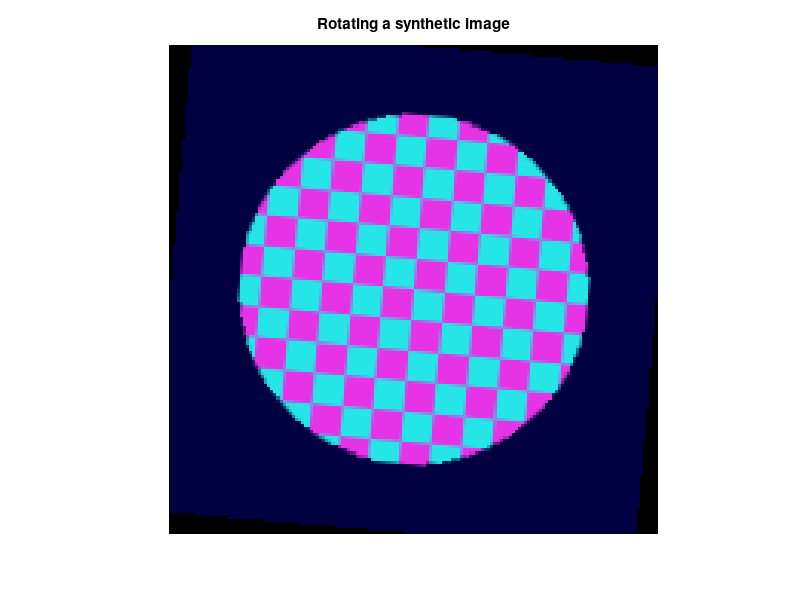

Here is the MATLAB script that generated this plot:
%=============================================================================
% Copyright (c) 2026-present Allan CORNET (Nelson)
%=============================================================================
% This file is part of Nelson.
%=============================================================================
% LICENCE_BLOCK_BEGIN
% SPDX-License-Identifier: LGPL-3.0-or-later
% LICENCE_BLOCK_END
%=============================================================================
% Rotate a synthetic color image with bilinear interpolation.
imageSize = 160;
[x, y] = meshgrid(linspace(-1, 1, imageSize));
checkerboard = mod(floor((x + 1) * 8) + floor((y + 1) * 8), 2);
disc = x .^ 2 + y .^ 2 <= 0.72 ^ 2;
red = 0.15 + 0.75 * checkerboard;
green = 0.20 + 0.70 * (1 - checkerboard);
blue = 0.25 + 0.65 * disc;
imageData = uint8(255 * cat(3, red .* disc, green .* disc, blue));

figureHandle = figure('Name', 'Bilinear image rotation', 'NumberTitle', 'off');
imageHandle = imshow(imageData);
title('Rotating a synthetic image');

framesPerSecond = 24;
frameCount = 72;
frameDuration = 1 / framesPerSecond;
for frameIndex = 1:frameCount
  if ~isgraphics(figureHandle) || ~isgraphics(imageHandle)
    break
  end
  frameTimer = tic();
  angle = 360 * (frameIndex - 1) / frameCount;
  rotatedImage = imrotate(imageData, angle, 'bilinear', 'crop');
  set(imageHandle, 'CData', rotatedImage);
  drawnow();
  pause(max(0, frameDuration - toc(frameTimer)));
end
%=============================================================================
